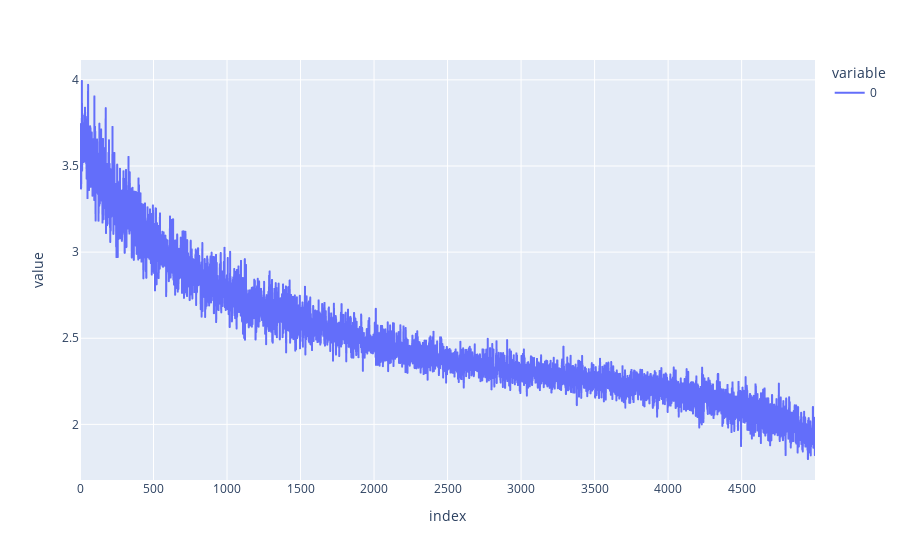

Notebook code cell kept with this figure:
### Markdown cell above
### Training

### Code cell
import tqdm

import torch.optim

import wandb


# create new model instance
model = transformer_lens.HookedTransformer(cfg)

# setup optimizers
lr = 1e-4
betas = (0.9, 0.95)
max_grad_norm = 1.0
wd = 0.1

optimizer = torch.optim.AdamW(model.parameters(), lr=lr, betas=betas, weight_decay=wd)
scheduler = torch.optim.lr_scheduler.LambdaLR(optimizer, lambda i: min(i / 100, 1.0))

num_epochs = 5000

# setup wandb
config = cfg.to_dict()
config.update({
    'num_epochs': num_epochs,
    'batch_size': batch_size,
    'lr': 1e-4,
    'max_grad_norm': 1.0,
    'wd': 0.1,
})
wandb.init(
    project="toy-problem-hooked-transformer",
    config=config,
)

losses = []
test_losses = []

for epoch, batch in tqdm.tqdm(
    zip(
        range(num_epochs),
        itertools.cycle(train_loader),
    )
):

    tokens, target = batch

    tokens, target = tokens.to(device), target.to(device)

    # ex: torch.Size([4, 9, 29])
    logits: Float32[torch.Tensor, "batch_size n_ctx d_vocab"] = model(tokens)

    # print(f"Logits:\n{logits.shape}")
    loss = loss_fn(logits, target)

    loss.backward()

    if max_grad_norm is not None:
        torch.nn.utils.clip_grad_norm_(model.parameters(), max_grad_norm)

    optimizer.step()

    optimizer.zero_grad()

    scheduler.step()

    losses.append(loss.item())

    # TODO(bschoen): Shouldn't you actually divide loss by batch size?
    if epoch % 500 == 0:
        print('Evaluating test loss')

        test_loss = evaluate_loss_on_test_batches(model, test_loader)

        test_losses.append(test_loss)

        print(f"Epoch {epoch}: Train loss: {loss.item():.6f}, Test loss: {test_loss:.6f}")

        wandb.log({
            'epoch': epoch,
            'train_loss': loss.item(),
            'test_loss': test_loss,
        })

wandb.finish()

# log locally to sanity check
px.line(losses, labels={"x": "Epoch", "y": "Train Loss"})

### Figure 1 — Plotly figure (JSON) as saved in the notebook; plotly's stock layout.template omitted (floating-point values rounded to 4 significant figures; data arrays with more than 128 entries replaced by an {"elided": "..."} marker saying what was removed)
{"data": [{"hovertemplate": "variable=0<br>index=%{x}<br>value=%{y}<extra></extra>", "legendgroup": "0", "line": {"color": "#636efa", "dash": "solid"}, "marker": {"symbol": "circle"}, "mode": "lines", "name": "0", "showlegend": true, "type": "scattergl", "x": {"elided": "5000 int values"}, "xaxis": "x", "y": {"elided": "5000 float values"}, "yaxis": "y"}], "layout": {"legend": {"title": {"text": "variable"}, "tracegroupgap": 0}, "margin": {"t": 60}, "xaxis": {"anchor": "y", "domain": [0, 1], "title": {"text": "index"}}, "yaxis": {"anchor": "x", "domain": [0, 1], "title": {"text": "value"}}}}
